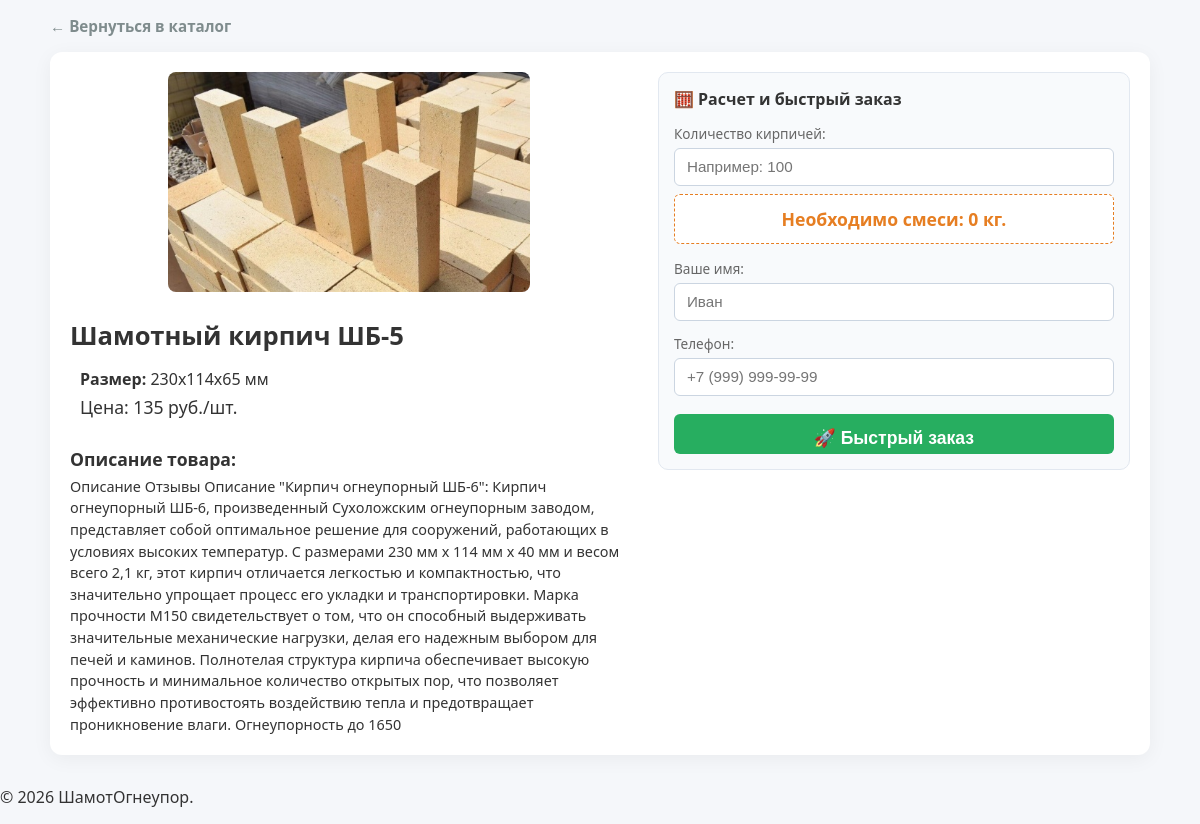
The page /brick/1/ on the database its author committed.
### catalog/models.py (models this page shows, shortened)
class Brick(models.Model):
    name = models.CharField(max_length=50)        # Название (например, ШБ-5)
    size = models.CharField(max_length=30)        # Размеры (например, 230х114х65 мм)
    price = models.IntegerField()                 # Цена (просто целое число)
    description = models.TextField()
    image = models.ImageField(upload_to='bricks_photos/', blank=True, null=True)
    mixture_per_brick = models.FloatField(default=0.4, verbose_name="Расход смеси на 1 шт (кг)")

### catalog/views.py (the view)
# urls.py: path('brick/<int:brick_id>/', views.brick_detail, name='brick_detail'),
def brick_detail(request, brick_id):
    brick = get_object_or_404(Brick, id=brick_id)
    return render(request, 'brick_detail.html', {'brick': brick})

### catalog/templates/brick_detail.html (shortened to what this page needs)
{% load static %}
<!DOCTYPE html>
<html lang="ru">
<head>
    <link rel="stylesheet" href="{% static 'catalog/style.css' %}">
</head>
<body>
<main class="container" style="max-width: 1100px; margin: 15px auto; padding: 0 15px;">
    <div style="margin-bottom: 15px;">
        <a href="/" class="back-link" style="margin-top: 0 !important; font-weight: bold; color: #e67e22;">← Вернуться в каталог</a>
    </div>
    <div class="detail-wrapper">
        <div class="detail-left">
            <div style="text-align: center; margin-bottom: 15px;">
                <img src="{{ brick.image.url }}" alt="{{ brick.name }}" class="detail-img" style="max-height: 220px; width: auto; border-radius: 8px;">
            </div>
            <h2 class="detail-title" style="font-size: 1.6rem; margin-bottom: 5px;">Шамотный кирпич {{ brick.name }}</h2>
            <div class="detail-meta" style="padding: 10px; margin-bottom: 10px;">
                <p style="margin: 0 0 5px 0;"><strong>Размер:</strong> 230х114х65 мм</p>
                <div class="detail-price" style="font-size: 1.1rem;">Цена: <span>{{ brick.price }} руб./шт.</span></div>
            </div>
            <div class="detail-description">
                <h3 style="font-size: 1.1rem; margin-bottom: 5px;">Описание товара:</h3>
                <p style="font-size: 0.9rem; line-height: 1.5; margin: 0;">{{ brick.description }}</p>
            </div>
        </div>
        <div class="detail-right">
            <div class="calc-block">
                <h3 style="font-size: 1rem; margin-top: 0; margin-bottom: 10px;">🧮 Расчет и быстрый заказ</h3>
                <form method="POST" action="{% url 'create_order' brick.id %}">
                    <p style="color: #666; font-size: 0.85rem; margin-bottom: 5px;">Количество кирпичей:</p>
                    <input type="number" id="brick-count" name="quantity" class="calc-input" placeholder="Например: 100" min="1" required oninput="calculateMixture()">
                    <div class="calc-result" style="padding: 8px; font-size: 1rem; margin-bottom: 10px;">
                        Необходимо смеси: <span id="mix-result">0</span> кг.
                    </div>
                    <div class="order-fields" style="display: flex; flex-direction: column; gap: 5px;">
                        <p style="color: #666; font-size: 0.85rem; margin: 0;">Ваше имя:</p>
                        <input type="text" name="client_name" class="calc-input" placeholder="Иван" required>
                        <p style="color: #666; font-size: 0.85rem; margin: 0;">Телефон:</p>
                        <input type="tel" name="client_phone" class="calc-input" placeholder="+7 (999) 999-99-99" required>
                    </div>
                    <button type="submit" class="buy-btn" style="margin-top: 10px; height: 40px; padding: 0;">
                        🚀 Быстрый заказ
                    </button>
                </form>
            </div>
        </div>
    </div>
</main>
    <footer class="main-footer"><p>© 2026 ШамотОгнеупор.</p></footer>
</body>
</html>

### catalog/catalog/static/catalog/style.css (style rules this page uses)
body { font-family: 'Segoe UI', Tahoma, Geneva, Verdana, sans-serif; margin: 0; padding: 0; background-color: #f5f7fa; color: #333; display: flex; flex-direction: column; min-height: 100vh; }
.container { max-width: 1100px; margin: 40px auto; padding: 0 20px; flex: 1; }
.buy-btn { background-color: #e67e22; color: white; border: none; padding: 12px; border-radius: 6px; cursor: pointer; font-weight: bold; width: 100%; transition: background 0.2s; text-align: center; text-decoration: none; display: block; box-sizing: border-box; }
.detail-wrapper { display: flex !important; gap: 30px !important; background: #ffffff !important; padding: 20px !important; border-radius: 12px !important; box-shadow: 0 4px 20px rgba(0,0,0,0.05) !important; align-items: flex-start !important; }
.detail-left { flex: 1.3 !important; min-width: 250px !important; }
.detail-right { flex: 1.1 !important; min-width: 350px !important; }
.calc-block { background: #f8fafc !important; border: 1px solid #e2e8f0 !important; border-radius: 10px !important; padding: 15px !important; box-sizing: border-box !important; width: 100% !important; }
.calc-input { width: 100% !important; padding: 8px 12px !important; font-size: 0.95rem !important; border: 1px solid #cbd5e1 !important; border-radius: 6px !important; background: #ffffff !important; box-sizing: border-box !important; height: 38px !important; margin-bottom: 8px !important; }
.buy-btn { width: 100% !important; height: 40px !important; border: none !important; background: #27ae60 !important; color: white !important; border-radius: 6px !important; font-size: 0.95rem !important; font-weight: bold !important; cursor: pointer !important; }
.calc-result { font-weight: bold !important; font-size: 1.1rem !important; color: #e67e22 !important; background: #ffffff !important; padding: 12px !important; border-radius: 6px !important; border: 1px dashed #e67e22 !important; text-align: center !important; margin-bottom: 15px !important; }
.buy-btn { width: 100% !important; border: none !important; background: #27ae60 !important; color: white !important; padding: 14px !important; border-radius: 6px !important; font-size: 1.1rem !important; font-weight: bold !important; cursor: pointer !important; transition: background 0.2s !important; }
.back-link { display: inline-block !important; color: #7f8c8d !important; text-decoration: none !important; font-size: 0.95rem !important; }
.container, main { display: block !important; }

### rows shown on the page
Brick: image (picture), name "ШБ-5", price "135", description "Описание Отзывы Описание \"Кирпич огнеупорный ШБ-6\": Кирпич огнеупорный ШБ-6, произведенный Сухоложским огнеупорным заводом, представляет собой оптимальное решение для сооружений, работающих в условиях высоких температур. С размерами 230 мм x 114 мм x 40 мм и весом всего 2,1 кг, этот кирпич отличается легкостью и компактностью, что значительно упрощает процесс его укладки и транспортировки. Марка прочности М150 свидетельствует о том, что он способный выдерживать значительные механические нагрузки, делая его надежным выбором для печей и каминов. Полнотелая структура кирпича обеспечивает высокую прочность и минимальное количество открытых пор, что позволяет эффективно противостоять воздействию…"
